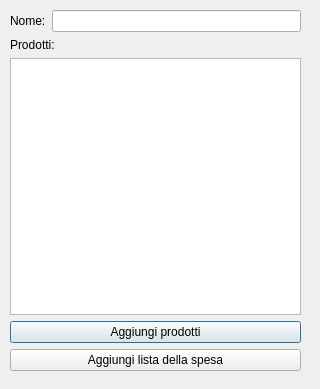
<?xml version="1.0" encoding="UTF-8"?>
<ui version="4.0">
 <class>AddShoppingListDialog</class>
 <widget class="QDialog" name="AddShoppingListDialog">
  <property name="geometry">
   <rect>
    <x>0</x>
    <y>0</y>
    <width>320</width>
    <height>389</height>
   </rect>
  </property>
  <property name="windowTitle">
   <string>Aggiungi lista della spesa</string>
  </property>
  <widget class="QWidget" name="verticalLayoutWidget">
   <property name="geometry">
    <rect>
     <x>10</x>
     <y>10</y>
     <width>291</width>
     <height>361</height>
    </rect>
   </property>
   <layout class="QVBoxLayout" name="verticalLayout">
    <item>
     <layout class="QHBoxLayout" name="horizontalLayout">
      <item>
       <widget class="QLabel" name="NameLabel">
        <property name="text">
         <string>Nome:</string>
        </property>
       </widget>
      </item>
      <item>
       <widget class="QLineEdit" name="NameEdit"/>
      </item>
     </layout>
    </item>
    <item>
     <widget class="QLabel" name="ShoppingProductLabel">
      <property name="text">
       <string>Prodotti:</string>
      </property>
     </widget>
    </item>
    <item>
     <widget class="QListWidget" name="ShoppingProductListWidget"/>
    </item>
    <item>
     <widget class="QPushButton" name="AddShoppingProductButton">
      <property name="text">
       <string>Aggiungi prodotti</string>
      </property>
     </widget>
    </item>
    <item>
     <widget class="QPushButton" name="AddShoppingListButton">
      <property name="text">
       <string>Aggiungi lista della spesa</string>
      </property>
     </widget>
    </item>
   </layout>
  </widget>
 </widget>
 <resources/>
 <connections/>
</ui>
